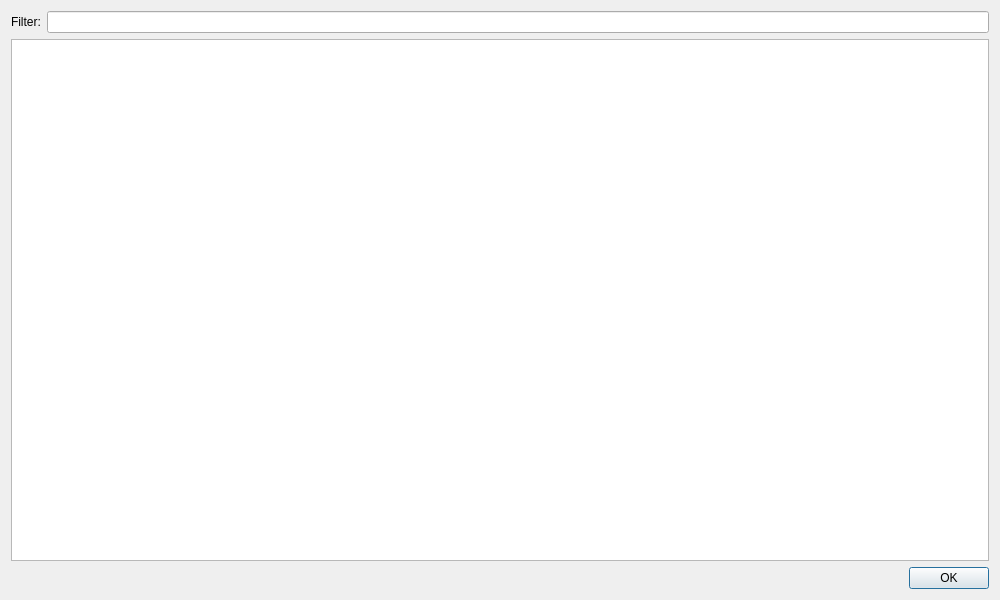
<?xml version="1.0" encoding="UTF-8"?>
<ui version="4.0">
 <class>ViewClasses</class>
 <widget class="QDialog" name="ViewClasses">
  <property name="geometry">
   <rect>
    <x>0</x>
    <y>0</y>
    <width>1000</width>
    <height>600</height>
   </rect>
  </property>
  <property name="windowTitle">
   <string>View Style Classes in HTML and CSS Files</string>
  </property>
  <layout class="QVBoxLayout" name="verticalLayout">
   <item>
    <layout class="QHBoxLayout" name="horizontalLayout" stretch="0,0">
     <item>
      <widget class="QLabel" name="label">
       <property name="toolTip">
        <string>List only the file names which contain the text you enter.</string>
       </property>
       <property name="text">
        <string>Filter:</string>
       </property>
      </widget>
     </item>
     <item>
      <widget class="QLineEdit" name="Filter"/>
     </item>
    </layout>
   </item>
   <item>
    <widget class="QTreeView" name="fileTree">
     <property name="sizePolicy">
      <sizepolicy hsizetype="Preferred" vsizetype="Expanding">
       <horstretch>0</horstretch>
       <verstretch>0</verstretch>
      </sizepolicy>
     </property>
     <property name="showDropIndicator" stdset="0">
      <bool>false</bool>
     </property>
     <property name="alternatingRowColors">
      <bool>true</bool>
     </property>
     <property name="uniformRowHeights">
      <bool>false</bool>
     </property>
     <property name="sortingEnabled">
      <bool>true</bool>
     </property>
    </widget>
   </item>
   <item>
    <widget class="QDialogButtonBox" name="buttonBox">
     <property name="orientation">
      <enum>Qt::Horizontal</enum>
     </property>
     <property name="standardButtons">
      <set>QDialogButtonBox::Ok</set>
     </property>
    </widget>
   </item>
  </layout>
 </widget>
 <resources/>
 <connections>
  <connection>
   <sender>buttonBox</sender>
   <signal>accepted()</signal>
   <receiver>ViewClasses</receiver>
   <slot>accept()</slot>
   <hints>
    <hint type="sourcelabel">
     <x>248</x>
     <y>254</y>
    </hint>
    <hint type="destinationlabel">
     <x>157</x>
     <y>274</y>
    </hint>
   </hints>
  </connection>
  <connection>
   <sender>buttonBox</sender>
   <signal>rejected()</signal>
   <receiver>ViewClasses</receiver>
   <slot>reject()</slot>
   <hints>
    <hint type="sourcelabel">
     <x>316</x>
     <y>260</y>
    </hint>
    <hint type="destinationlabel">
     <x>286</x>
     <y>274</y>
    </hint>
   </hints>
  </connection>
 </connections>
</ui>
